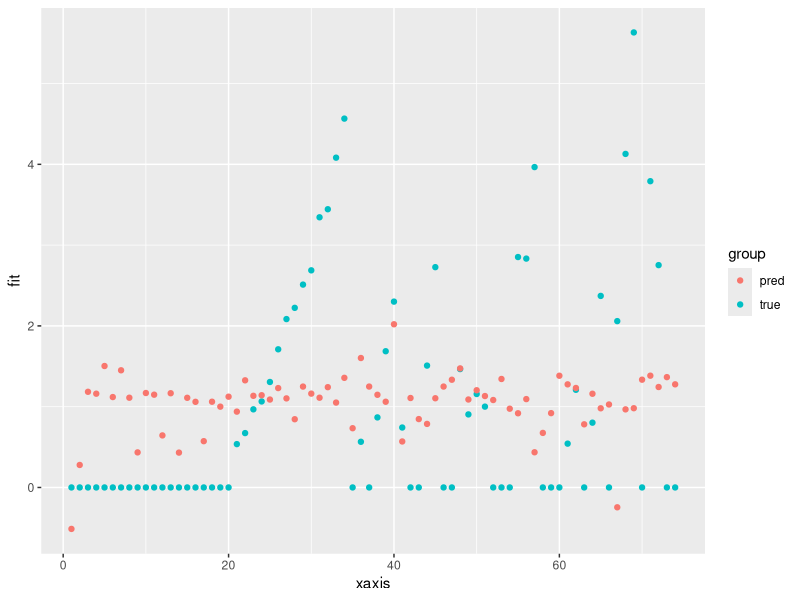

Here is the R script that generated this plot:
library("dplyr")
library("ggplot2")
library("caTools")

train_data <- read.csv("train_data.csv")
test_data <- read.csv("test_data.csv")

# on train data 
model <- lm(formula = log_area ~ temp*DC*RH*wind*rain, data = train_data)
summary(model)
train_mse_6 <- mean(model$residuals^2)

pred <- predict(model, test_data, interval="confidence")
pred <- data.frame(pred)

true <- data.frame(fit = test_data$log_area)

test_mse_6 <- mean((true$fit - pred$fit)^2)
xaxis <- c(1:length(true$fit))

true$xaxis <- xaxis
true$group <- "true"
pred$xaxis <- xaxis
pred$group <- "pred"
res <- rbind(true, pred[c("xaxis", "fit", "group")])

ggplot(res, aes(x = xaxis, y = fit, group = group, fill = group, col = group)) +
  geom_point()
